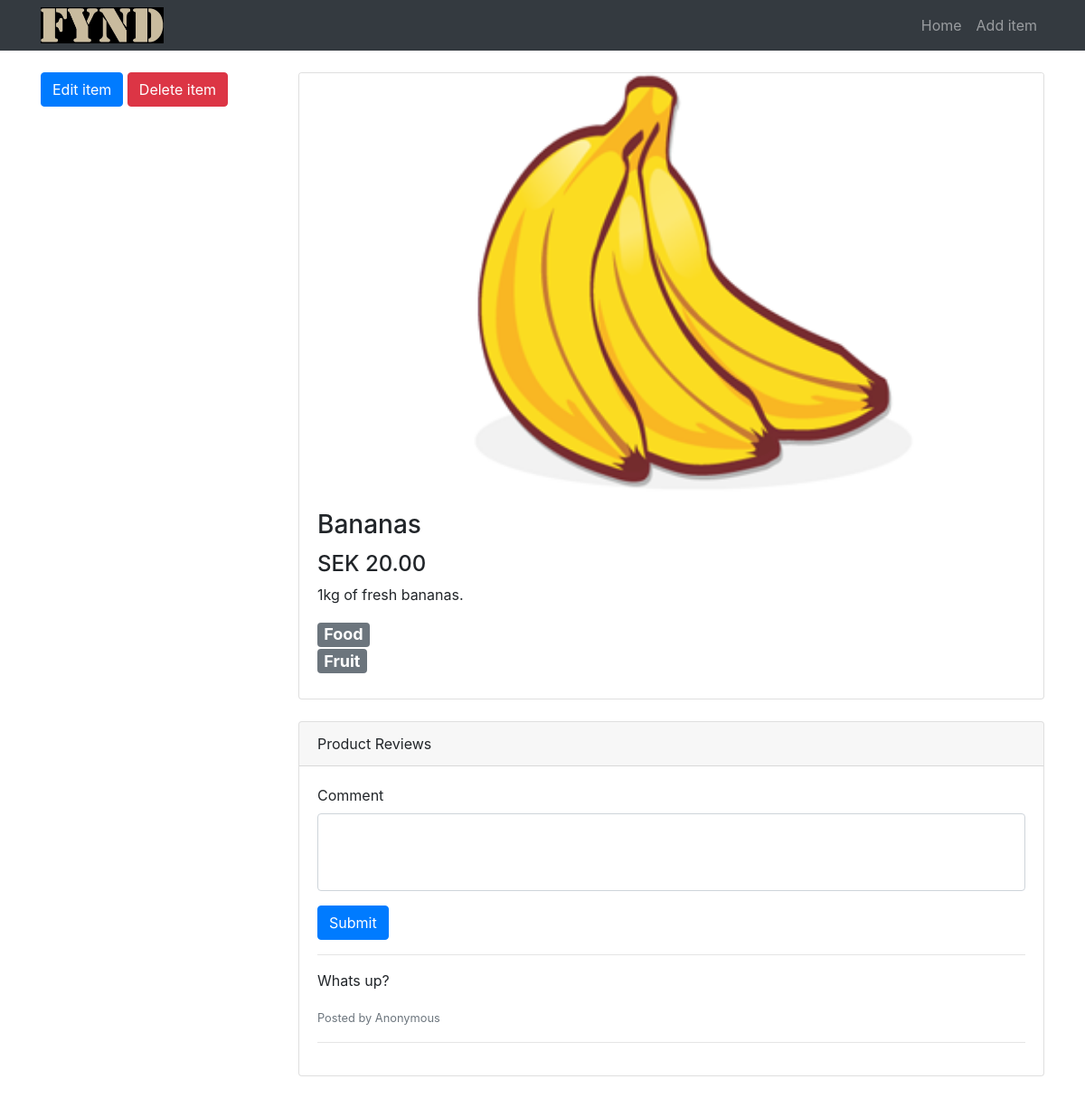
The app's page /item/2 with its own data.
### tables this page shows
CREATE TABLE items(
                    id              INTEGER PRIMARY KEY AUTOINCREMENT,
                    title           TEXT,
                    description     TEXT,
                    price           REAL,
                    image           TEXT,
                    category_id     INTEGER,
                    subcategory_id  INTEGER,
                    FOREIGN KEY(category_id) REFERENCES categories(id),
                    FOREIGN KEY(subcategory_id) REFERENCES subcategories(id)
);

CREATE TABLE categories(
                    id              INTEGER PRIMARY KEY AUTOINCREMENT,
                    name            TEXT
);

CREATE TABLE subcategories(
                    id              INTEGER PRIMARY KEY AUTOINCREMENT,
                    name            TEXT,
                    category_id     INTEGER,
                    FOREIGN KEY(category_id) REFERENCES categories(id)
);

CREATE TABLE comments(
                    id              INTEGER PRIMARY KEY AUTOINCREMENT,
                    content         TEXT,
                    item_id         INTEGER,
                    FOREIGN KEY(item_id) REFERENCES items(id)
);

### app.py (the view)
@app.route("/item/<int:item_id>")
def item(item_id):
    c = get_db().cursor()
    item_from_db = c.execute("""SELECT
                   i.id, i.title, i.description, i.price, i.image, c.name, s.name
                   FROM
                   items AS i
                   INNER JOIN categories AS c ON i.category_id = c.id
                   INNER JOIN subcategories AS s ON i.subcategory_id = s.id
                   WHERE i.id = ?""",
                   (item_id,)
    )
    row = c.fetchone()
    try:
        item = {
            "id": row[0],
            "title": row[1],
            "description": row[2],
            "price": row[3],
            "image": row[4],
            "category": row[5],
            "subcategory": row[6]
        }
    except:
        item = {}
    if item:
        comments_from_db = c.execute("""SELECT content FROM comments
                    WHERE item_id = ? ORDER BY id DESC""",
                    (item_id,)
        )
        comments = []
        for row in comments_from_db:
            comment = {
                "content": row[0]
            }
            comments.append(comment)
        commentForm    = NewCommentForm()
        commentForm.item_id.data = item_id
        deleteItemForm = DeleteItemForm()
        return render_template("item.html", commentForm=commentForm, item=item, comments=comments, deleteItemForm=deleteItemForm)
    return redirect(url_for("home"))

### app.py
class NewCommentForm(FlaskForm):
    content = TextAreaField("Comment", validators=[InputRequired("Input is required."), DataRequired("Data is required.")])
    item_id = HiddenField(validators=[DataRequired()])
    submit  = SubmitField("Submit")

class DeleteItemForm(FlaskForm):
    submit      = SubmitField("Delete item")

### app.py (called while the page is built)
def get_db():
    db = getattr(g, "_database", None)
    if db is None:
        db = g._database = sqlite3.connect("db/globomantics.db")
    return db

@app.teardown_appcontext
def close_connection(exception):
    db = getattr(g, "_database", None)
    if db is not None:
        db.close()

### templates/item.html (shortened to what this page needs)
{% extends 'base.html' %}
{% block content %}
<div class="row">
  <div class="col-lg-3 my-4">
    <a href="{{ url_for('edit_item', item_id=item.id) }}" class="btn btn-primary">Edit item</a>
    <form class="delete-form" method="POST" action="{{ url_for('delete_item', item_id=item.id) }}">
      {{ deleteItemForm.submit(class="btn btn-danger", onclick="return confirm('Are you sure you want to delete this item?');") }}
    </form>
  </div>
  <div class="col-lg-9">
    <div class="card mt-4">
      <div class="embed-responsive embed-responsive-16by9">
        <img class="card-img-top embed-responsive-item" src="{% if item.image %}{{ url_for('uploads', filename=item.image) }}{% else %}{{ url_for('static', filename='images/placeholder.png') }}{% endif %}">
      </div>
      <div class="card-body">
        <h3 class="card-title">{{ item.title }}</h3>
        <h4>{{ "SEK %.2f" | format(item.price) }}</h4>
        <p class="card-text">{{ item.description | safe }}</p>
        <h4>
          <div class="badge badge-secondary">{{ item.category }}</div> <br>
          <div class="badge badge-secondary">{{ item.subcategory }}</div>
        </h4>
      </div>
    </div>
    <div class="card card-outline-secondary my-4">
      <div class="card-header">
        Product Reviews
      </div>
      <div class="card-body">
        <form class="comment-form" action="{{ url_for('new_comment') }}" method="POST">
          <div class="form-group">
            {{ commentForm.content.label }}
            {{ commentForm.content(class="form-control", rows="3") }}
          </div>
          {{ commentForm.submit(class="btn btn-primary") }}
        </form>
        <hr class="form-border">
        {% if comments %}
        {% for comment in comments %}
        <p>{{ comment.content }}</p>
        <small class="text-muted">Posted by Anonymous</small>
        <hr>
        {% endfor %}
        {% else %}
        <p class="placeholder-comment">Be the first to comment on this item</p>
        {% endif %}
      </div>
    </div>
  </div>
</div>
{% endblock %}

### static/css/style.css (style rules this page uses)
body { padding-top: 56px; }
.card-img-top { object-fit: cover; }
textarea { resize: none; }
.delete-form { display: inline; }
#content:invalid { box-shadow:none; }

### records on screen
items: image (picture), title "Bananas", price "SEK 20.00", description "1kg of fresh bananas."
categories: category "Food"
subcategories: subcategory "Fruit"
comments: content "Whats up?"

### other values on screen
{{ commentForm.content.label }} "Comment"
